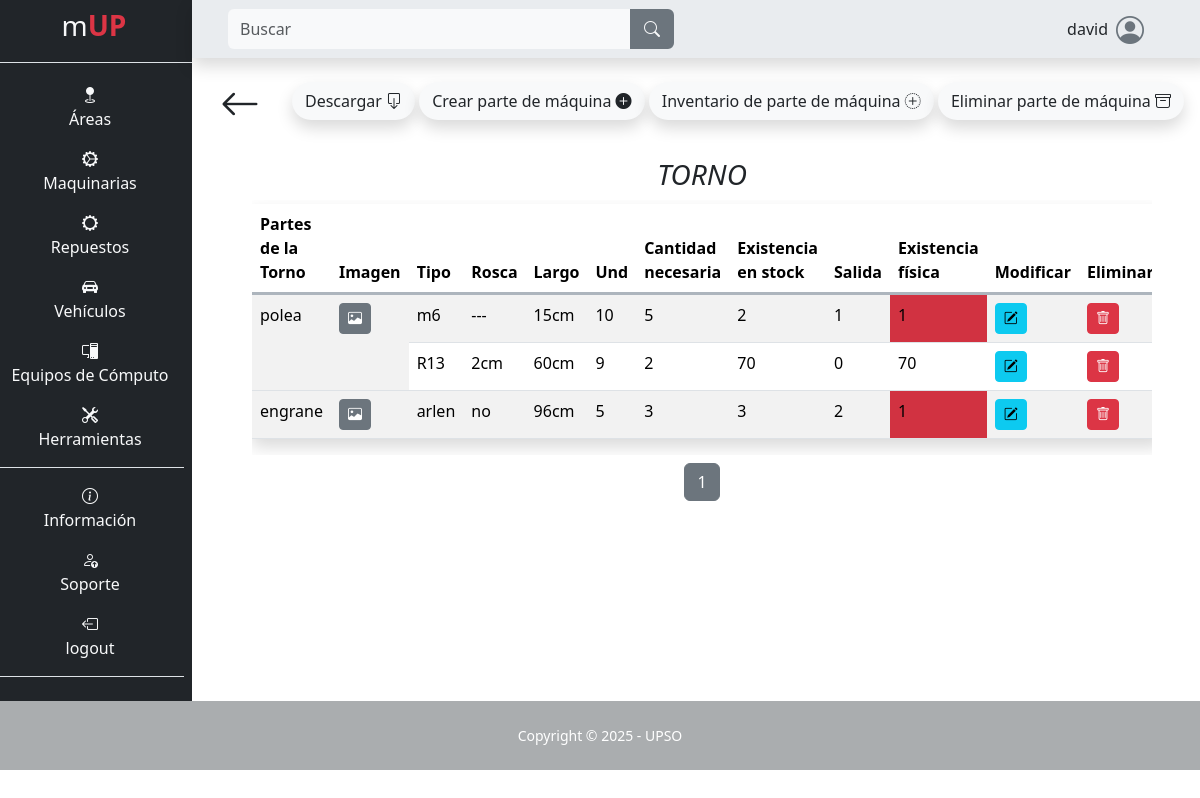
Page /repuesto/detalles_repuesto_maquina/1 (signed in) on the committed database.
### app/mUP_repuesto/models.py (models this page shows, shortened)
class Maquina(models.Model):
    nombre = models.CharField(max_length=100, null=False, blank=False)
    class Meta:
        indexes = [
            models.Index(fields=['nombre']),
        ]

class Parte(models.Model):
    maquina = models.ForeignKey(Maquina, on_delete=models.CASCADE)
    nombre = models.CharField(max_length=50, null=False, blank=False)
    image = models.ImageField(upload_to="repuesto/image", null=False, blank=False, default=None)
    class Meta:
        indexes = [
            models.Index(fields=['nombre']),
            models.Index(fields=['maquina']),
        ]

class Inventario(models.Model):
    parte = models.ForeignKey(Parte, on_delete=models.CASCADE)
    tipo = models.CharField(max_length=50, null=False, blank=False, default="")
    rosca = models.CharField(max_length=50, null=False, blank=False, default="")
    largo = models.CharField(max_length=50, null=False, blank=False, default="")
    und = models.CharField(max_length=50, null=False, blank=False, default="")
    cantidad_necesaria = models.IntegerField(null=False, blank=False)
    existencia_stock = models.IntegerField(null=False, blank=False)
    salida = models.IntegerField(null=False, blank=False)
    class Meta:
        indexes = [
            models.Index(fields=['parte']),
        ]
    def existencia_fisica(self):
        cantidad_existencia_fisica = self.existencia_stock - self.salida
        return cantidad_existencia_fisica

### app/mUP_repuesto/views.py (the view, shortened to what this page needs)
# urls.py: path('detalles_repuesto_maquina/<int:id>', views.detalles, name="detalles_repuesto_maquina"),
@login_required
def detalles(request, id):
    maquina = get_object_or_404(Maquina, id=id)
    partes_list = Parte.objects.filter(maquina=maquina)
    page = request.GET.get('page', 1)
    paginator = Paginator(partes_list, 10)  # 10 partes por página
    try:
        partes_maquina = paginator.page(page)
    except PageNotAnInteger:
        partes_maquina = paginator.page(1)
    except EmptyPage:
        partes_maquina = paginator.page(paginator.num_pages)
    if request.method == 'GET':
        part_form = ParteRepuestoForm()
        inve_form = InventarioRepuestoForm()
    context = {
        'maquina': maquina,
        'partes_maquina': partes_maquina,
        'total_partes': partes_list.count(),
        'part_form': part_form,
        'inve_form': inve_form
    }
    return render(request, 'mUP_repuesto/detalles.html', context)

### app/mUP_repuesto/forms.py
class ParteRepuestoForm(forms.ModelForm):
    class Meta:
        model = Parte
        fields = '__all__'
        exclude = ['maquina']
        widgets = {
            'nombre': forms.TextInput(attrs={'class': 'form-control m-2', 'placeholder': 'Nombre de la parte'}),
        }

class InventarioRepuestoForm(forms.ModelForm):
    class Meta:
        model = Inventario
        fields = '__all__'
        exclude = ['parte']
        labels = {
            'und': 'UND',
        }
        widgets = {
            'tipo': forms.TextInput(attrs={'class': 'form-control m-2'}),
            'rosca': forms.TextInput(attrs={'class': 'form-control m-2'}),
            'largo': forms.TextInput(attrs={'class': 'form-control m-2'}),
            'und': forms.TextInput(attrs={'class': 'form-control m-2'}),
            'cantidad_necesaria': forms.NumberInput(attrs={'class': 'form-control m-2', 'type': 'number'}),
            'existencia_stock': forms.NumberInput(attrs={'class': 'form-control m-2', 'type': 'number'}),
            'salida': forms.NumberInput(attrs={'class': 'form-control m-2', 'type': 'number'}),
        }

### templates/mUP_repuesto/detalles.html (shortened to what this page needs)
{% extends "layout/base.html" %}
{% block 'content' %}
<div class="container">
    <div class="d-flex p-3 justify-content-between">
        <a class="text-decoration-none text-dark flecha-atras" href="{% url "repuesto_maquina" %}">
            <i class="bi bi-arrow-left fs-1"></i>
        </a>
        <div class="pt-2 me-3 me-md-0">
            <button type="button" class="btn custom shadow rounded-pill" onclick="window.location.href='{% url "descargar_excel" id=maquina.id %}'">
                Descargar <i class="bi bi-box-arrow-down "></i>
            </button>
            <button type="button" class="btn custom shadow rounded-pill" data-bs-toggle="modal" data-bs-target="#modal-parte">
                Crear parte de máquina <i class="bi bi-plus-circle-fill"></i>
            </button>
            <button type="button" class="btn custom mt-md-0 mt-2 shadow rounded-pill" data-bs-toggle="modal" data-bs-target="#modal-inventario">
                Inventario de parte de máquina <i class="bi bi-plus-circle-dotted"></i>
            </button>
            <button type="button" class="btn custom shadow rounded-pill" data-bs-toggle="modal" data-bs-target="#modal-eliminar-parte">
                Eliminar parte de máquina <i class="bi bi-archive"></i>
            </button>
        </div>
    </div>
    <div class="mt-2 ps-5 pe-5">
        <h3 class="text-center text-dark fst-italic text-uppercase">{{ maquina.nombre }}</h3>
        <div class="table-responsive">
        <table class="table table-striped mt-1 shadow">
            <thead>
                <tr class="border border-end-0 border-start-0 border-top-0 border-3 border-dark-subtle">
                    <th>Partes de la {{ maquina.nombre }}</th>
                    <th>Imagen</th>
                    <th>Tipo</th>
                    <th>Rosca</th>
                    <th>Largo</th>
                    <th>Und</th>
                    <th>Cantidad necesaria</th>
                    <th>Existencia en stock</th>
                    <th>Salida</th>
                    <th>Existencia física</th>
                    <th>Modificar</th>
                    <th>Eliminar</th>
                </tr>
            </thead>
            <tbody>
                {% for parte in partes_maquina %}
                <tr>
                    <td rowspan="{{ parte.inventario_set.count }}">{{ parte.nombre }}</td>
                    <td rowspan="{{ parte.inventario_set.count }}">
                        <button type="button" class="btn btn-secondary btn-sm imagen" data-bs-toggle="modal" data-bs-target="#exampleModal{{ parte.id }}">
                            <i class="bi bi-image"></i>
                        </button>
                    </td>
                    {% for inventario in parte.inventario_set.all %}
                    {% if forloop.first %}
                    <td>{{ inventario.tipo }}</td>
                    <td>{{ inventario.rosca }}</td>
                    <td>{{ inventario.largo }}</td>
                    <td>{{ inventario.und }}</td>
                    <td>{{ inventario.cantidad_necesaria }}</td>
                    <td>{{ inventario.existencia_stock }}</td>
                    <td>{{ inventario.salida }}</td>
                    {% if inventario.existencia_fisica <= 2 %}
                        <td class="bg-danger">{{ inventario.existencia_fisica }}</td>
                    {% else %}
                        <td class="">{{ inventario.existencia_fisica }}</td>
                    {% endif %}
                    <td>
                        <a class="btn btn-info btn-sm" href="{% url "mod_inventario" id=inventario.id %}"><i class="bi bi-pencil-square"></i></a>
                    </td>
                    <td>
                        <a class="btn btn-danger btn-sm" href="{% url "eliminar_inventario" id=inventario.id %}"><i class="bi bi-trash"></i></a>
                    </td>
                    {% else %}
                </tr>
                <tr>
                    <td>{{ inventario.tipo }}</td>
                    <td>{{ inventario.rosca }}</td>
                    <td>{{ inventario.largo }}</td>
                    <td>{{ inventario.und }}</td>
                    <td>{{ inventario.cantidad_necesaria }}</td>
                    <td>{{ inventario.existencia_stock }}</td>
                    <td>{{ inventario.salida }}</td>
                    <td>{{ inventario.existencia_fisica }}</td>
                    <td>
                        <a class="btn btn-info btn-sm" href="{% url "mod_inventario" id=inventario.id %}"><i class="bi bi-pencil-square"></i></a>
                    </td>
                    <td>
                        <a class="btn btn-danger btn-sm" href="{% url "eliminar_inventario" id=inventario.id %}"><i class="bi bi-trash"></i></a>
                    </td>
                </tr>
                    {% endif %}
                    {% endfor %}
                </tr>
                {% endfor %}
            </tbody>
        </table>
        </div>
        <div class="pagination mt-2 justify-content-center">
            <nav aria-label="Page navigation">
                <ul class="pagination justify-content-center">
                    {% for num in partes_maquina.paginator.page_range %}
                    <li class="page-item {% if partes_maquina.number == num %}active{% endif %}">
                        <a class="page-link" href="?page={{ num }}">{{ num }}</a>
                    </li>
                    {% endfor %}
                </ul>
            </nav>
        </div>
    </div>
</div>
{% endblock %}

### templates/layout/base.html (shortened to what this page needs)
{% load static %}
<!DOCTYPE html>
<html lang="es">
<head>
    <link rel="stylesheet" href="https://cdn.jsdelivr.net/npm/bootstrap-icons@1.10.3/font/bootstrap-icons.css">
    <link rel="stylesheet" href="{% static "css/bootstrap.css" %}">
    <link rel="stylesheet" href="{% static "css/style.css" %}">
</head>
<body class="" id="page-top">
    <main>
        <div class="row">
            {% if user.is_authenticated %}
            <div class="col-12 col-md-2 m-0 p-0 text-light text-center barra d-none d-md-block">
                <ul class="mt-1">
                    <li class="nav-item text-center fs-3 lista-menu me-4" style="transition: background-color 0.5s ease">
                        <a class="nav-link lista-menu text-decoration-none" href="{% url "index" %}">
                            <span>m</span><span class="text-danger"><b>UP</b></span>
                        </a>
                    </li>
                </ul>
                <ul class="flex-column align-items-stretch p-2 border-top">
                    <li class="nav-item mt-1 pt-2 lista-menu text-center" style="transition: background-color 0.5s ease">
                        <a class="text-light text-decoration-none lista-menu" href="{% url "area" %}"><i class="bi bi-geo-fill"></i><p>Áreas</p></a>
                    </li>
                    <li class="nav-item lista-menu" style="transition: background-color 0.5s ease">
                        <a class="text-light text-decoration-none lista-menu" href="{% url "maquina" %}"><i class="bi bi-gear-wide-connected"></i><p>Maquinarias</p></a>
                    </li>
                    <li class="nav-item lista-menu" style="transition: background-color 0.5s ease">
                        <a class="text-light text-decoration-none lista-menu" href="{% url "repuesto_maquina" %}"><i class="bi bi-gear-wide"></i><p>Repuestos</p></a>
                    </li>
                    <li class="nav-item lista-menu" style="transition: background-color 0.5s ease">
                        <a class="text-light text-decoration-none lista-menu" href="{% url "vehiculo" %}"><i class="bi bi-car-front-fill"></i><p>Vehículos</p></a>
                    </li>
                    <li class="nav-item lista-menu" style="transition: background-color 0.5s ease">
                        <a class="text-light text-decoration-none lista-menu" href="{% url "pc" %}"><i class="bi bi-pc-display"></i><p>Equipos de Cómputo</p></a>
                    </li>
                    <li class="nav-item border-bottom lista-menu" style="transition: background-color 0.5s ease">
                        <a class="text-light text-decoration-none lista-menu" href="{% url "herramienta" %}"><i class="bi bi-tools"></i><p>Herramientas</p></a>
                    </li>
                    <li class="nav-item pt-3 lista-menu" style="transition: background-color 0.5s ease">
                        <a class="text-light text-decoration-none lista-menu" href="{% url "info" %}"><i class="bi bi-info-circle"></i><p>Información</p></a>
                    </li>
                    <li class="nav-item lista-menu" style="transition: background-color 0.5s ease">
                        <a class="text-light text-decoration-none lista-menu" href="{% url "soporte" %}">  <i class="bi bi-person-up"></i><p>Soporte</p></a>
                    </li>
                    {% if user.is_authenticated %}
                        <li class="nav-item lista-menu border-bottom" style="transition: background-color 0.5s ease">
                            <a class="text-light text-decoration-none lista-menu" href="{% url "logout" %}"><i class="bi bi-box-arrow-left"></i><p>logout</p></a>
                        </li>
                    {% else %}
                        <li class="nav-item lista-menu border-bottom" style="transition: background-color 0.5s ease">
                            <a class="text-light text-decoration-none lista-menu" href="{% url "login" %}"><i class="bi bi-box-arrow-right"></i><p>Login</p></a>
                        </li>
                    {% endif %}
                </ul>
            </div>
            {% endif %}
            <div class="col-12 col-md-10 m-0 p-0">
                {% if user.is_authenticated %}
                <nav class="row navbar bg-body-secondary p-2 m-0 shadow sticky-top navbar-expand-lg">
                        <div class="col-12 col-md-6 order-lg-first order-last">
                            <form class="d-flex form-inline mr-auto ml-md-3 my-2 my-md-0 ms-3 me-3 mw-100 navbar-search" role="search" action="" method='GET'>
                                <div class="input-group">
                                    <input class="form-control bg-light border-0 small" id="search-input" name="search" type="search" placeholder="Buscar" aria-label="Search">
                                    <div class="input-group-append">
                                        <button class="btn btn-secondary text-light rounded-0 rounded-end border-2" type="submit">
                                            <i class="bi bi-search"></i>
                                        </button>
                                    </div>
                                </div>
                            </form>
                        </div>
                        <div class="col-12 col-md-6">
                            <div class="me-5 d-flex justify-content-center justify-content-md-end align-items-center">
                                <p class="ms-5 mt-auto mb-auto">{{ user }}</p>
                                <i class="bi bi-person-circle fs-3 ms-2 icono-persona"></i>
                            </div>
                        </div>
                </nav>
                {% endif %}
                {% block 'content' %}{% endblock %}
            </div>
    </main>
    {% if user.is_authenticated %}
    <footer class="footer">
        <div class="small text-center p-4 text-white">Copyright &copy; 2025 - UPSO</div>
    </footer>
    {% endif %}
</body>
</html>

### static/css/style.css (style rules this page uses)
:root { --color-primary: #6c757d; --color-secondary: #212529; --color-tertiary: #f8f9fa; --body: #ffffff; --footer: #aaadaf; }
* { margin: 0; padding: 0; box-sizing: border-box; }
body { background-color: var(--body); }
.barra { background-color: var(--color-secondary); }
ul { list-style-type: none; }
.icono-persona { color: var(--color-primary); }
.custom { background-color: var(--color-tertiary); }
.footer { background-color: var(--footer); }

### rows in the picture
Maquina: nombre "TORNO", nombre "Torno"
Parte: nombre "polea"
Inventario: tipo "m6", rosca "---", largo "15cm", und "10", cantidad_necesaria "5", existencia_stock "2", salida "1", existencia_fisica "1"
Inventario: tipo "R13", rosca "2cm", largo "60cm", und "9", cantidad_necesaria "2", existencia_stock "70", salida "0", existencia_fisica "70"
Parte: nombre "engrane"
Inventario: tipo "arlen", rosca "no", largo "96cm", und "5", cantidad_necesaria "3", existencia_stock "3", salida "2", existencia_fisica "1"

### other values in the picture
{{ user }} "david"
{{ num }} "1"
